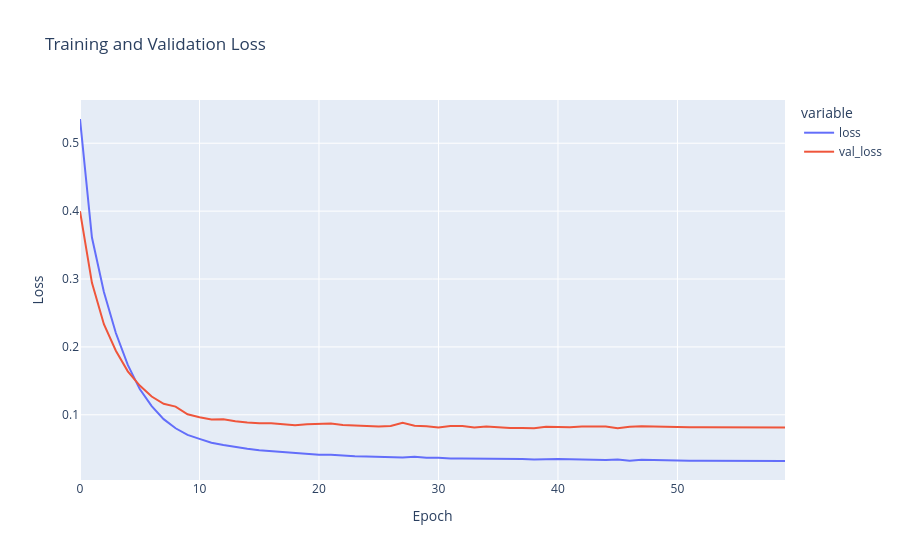

The code cell stored with this chart in its notebook:
### Markdown cell above
### Results

### Code cell
fig = px.line(
    history.history,
    y = ['loss', 'val_loss'],
    labels = {'index': 'Epoch', 'value': 'Loss'},
    title = "Training and Validation Loss"
)

fig.show()

### Figure 1 — Plotly figure (JSON) as saved in the notebook; plotly's stock layout.template omitted (floating-point values rounded to 4 significant figures)
{"data": [{"hovertemplate": "variable=loss<br>Epoch=%{x}<br>Loss=%{y}<extra></extra>", "legendgroup": "loss", "line": {"color": "#636efa", "dash": "solid"}, "marker": {"symbol": "circle"}, "mode": "lines", "name": "loss", "orientation": "v", "showlegend": true, "type": "scatter", "x": [0, 1, 2, 3, 4, 5, 6, 7, 8, 9, 10, 11, 12, 13, 14, 15, 16, 17, 18, 19, 20, 21, 22, 23, 24, 25, 26, 27, 28, 29, 30, 31, 32, 33, 34, 35, 36, 37, 38, 39, 40, 41, 42, 43, 44, 45, 46, 47, 48, 49, 50, 51, 52, 53, 54, 55, 56, 57, 58, 59], "xaxis": "x", "y": [0.5357, 0.3611, 0.2809, 0.2204, 0.1734, 0.1378, 0.1129, 0.09358, 0.0802, 0.0704, 0.0645, 0.05881, 0.05547, 0.05234, 0.04986, 0.04768, 0.04617, 0.04479, 0.04388, 0.04209, 0.04119, 0.04111, 0.03981, 0.03899, 0.03862, 0.03837, 0.03794, 0.03701, 0.03806, 0.03661, 0.03673, 0.03558, 0.03558, 0.0356, 0.03502, 0.03481, 0.03461, 0.03475, 0.03404, 0.03494, 0.03476, 0.03462, 0.03404, 0.03432, 0.03361, 0.03414, 0.03247, 0.03375, 0.03314, 0.0324, 0.03226, 0.0322, 0.03215, 0.03218, 0.03217, 0.03216, 0.03202, 0.03202, 0.03202, 0.03196], "yaxis": "y"}, {"hovertemplate": "variable=val_loss<br>Epoch=%{x}<br>Loss=%{y}<extra></extra>", "legendgroup": "val_loss", "line": {"color": "#EF553B", "dash": "solid"}, "marker": {"symbol": "circle"}, "mode": "lines", "name": "val_loss", "orientation": "v", "showlegend": true, "type": "scatter", "x": [0, 1, 2, 3, 4, 5, 6, 7, 8, 9, 10, 11, 12, 13, 14, 15, 16, 17, 18, 19, 20, 21, 22, 23, 24, 25, 26, 27, 28, 29, 30, 31, 32, 33, 34, 35, 36, 37, 38, 39, 40, 41, 42, 43, 44, 45, 46, 47, 48, 49, 50, 51, 52, 53, 54, 55, 56, 57, 58, 59], "xaxis": "x", "y": [0.3999, 0.2943, 0.2334, 0.1944, 0.164, 0.1431, 0.1269, 0.1162, 0.112, 0.1007, 0.09647, 0.09321, 0.09342, 0.09052, 0.08881, 0.08754, 0.08769, 0.08603, 0.08469, 0.08627, 0.087, 0.08723, 0.08495, 0.08398, 0.08349, 0.08278, 0.08354, 0.08838, 0.08374, 0.08306, 0.08117, 0.08337, 0.08351, 0.08126, 0.08294, 0.08142, 0.08068, 0.08074, 0.08025, 0.08233, 0.08181, 0.08165, 0.08273, 0.08315, 0.08273, 0.08015, 0.08237, 0.08296, 0.08244, 0.08199, 0.08184, 0.08181, 0.08177, 0.0817, 0.08181, 0.08189, 0.0814, 0.08113, 0.0811, 0.08113], "yaxis": "y"}], "layout": {"legend": {"title": {"text": "variable"}, "tracegroupgap": 0}, "title": {"text": "Training and Validation Loss"}, "xaxis": {"anchor": "y", "domain": [0, 1], "title": {"text": "Epoch"}}, "yaxis": {"anchor": "x", "domain": [0, 1], "title": {"text": "Loss"}}}}
